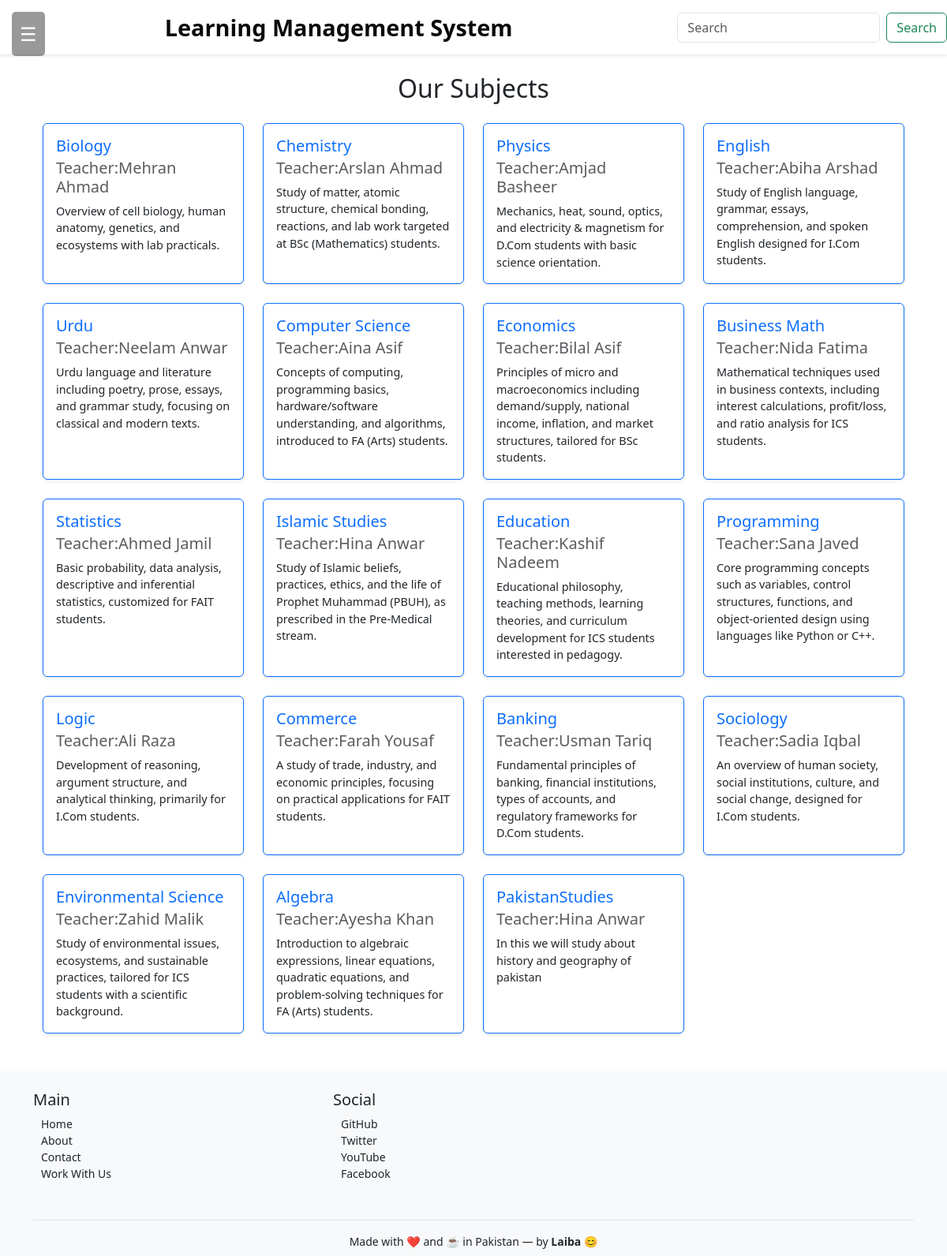
/subjects/, run on the app's committed database.
### academic_app/models.py (models this page shows, shortened)
class Subject(models.Model):
    name = models.CharField(max_length=100)
    teacher = models.ForeignKey(Teacher, on_delete=models.CASCADE)
    description = models.TextField(blank=True, null=True)

class Teacher(models.Model):
    name = models.CharField(max_length=100)
    email = models.EmailField(unique=True)
    phone = models.CharField(max_length=15, blank=True, null=True)
    joining_date = models.DateField()
    qualification = models.CharField(max_length=200, blank=True, null=True)
    departement = models.CharField(max_length=100, blank=True, null=True)
    image = models.ImageField(upload_to='course_images/', blank=True, null=True)

### academic_app/views.py (the view)
# urls.py: path('subjects/', views.SubjectsList, name='subjects'),
def SubjectsList(request):
    subjects = Subject.objects.all()
    context = {
        'subjects': subjects
    }
    return render(request, "academic_app/subjects.html", context)

### academic_app/templates/academic_app/subjects.html (shortened to what this page needs)
{% extends 'academic_app/basic.html' %}
{% block body %}
<div class="container mt-4">
  <h2 class="text-center mb-4">Our Subjects</h2>
  <div class="row row-cols-1 row-cols-sm-2 row-cols-md-3 row-cols-lg-4 g-4">
    {% for subject in subjects %}
    <div class="col">
      <div class="card shadow-sm h-100 border-primary">
        <div class="card-body">
          <h5 class="card-title text-primary">{{ subject.name }}</h5>
          <h5 class="card-subtitle mb-2 text-muted"> Teacher:{{ subject.teacher.name }}</h5>
          <p class="card-text" style="font-size: 0.9rem;">
            {{ subject.description|truncatewords:20 }}
          </p>
        </div>
      </div>
    </div>
    {% empty %}
    <p class="text-center">No subjects found.</p>
    {% endfor %}
  </div>
</div>
{% endblock %}

### academic_app/templates/academic_app/basic.html (style rules this page uses)
html, body { margin: 0; padding: 0; height: 100%; width: 100%; font-family: 'Segoe UI', Tahoma, sans-serif; }

### data on the page
Subject: name "Biology", teacher.name "Mehran Ahmad", description "Overview of cell biology, human anatomy, genetics, and ecosystems with lab practicals."
Subject: name "Chemistry", teacher.name "Arslan Ahmad", description "Study of matter, atomic structure, chemical bonding, reactions, and lab work targeted at BSc (Mathematics) students."
Subject: name "Physics", teacher.name "Amjad Basheer", description "Mechanics, heat, sound, optics, and electricity & magnetism for D.Com students with basic science orientation."
Subject: name "English", teacher.name "Abiha Arshad", description "Study of English language, grammar, essays, comprehension, and spoken English designed for I.Com students."
Subject: name "Urdu", teacher.name "Neelam Anwar", description "Urdu language and literature including poetry, prose, essays, and grammar study, focusing on classical and modern texts."
Subject: name "Computer Science", teacher.name "Aina Asif", description "Concepts of computing, programming basics, hardware/software understanding, and algorithms, introduced to FA (Arts) students."
Subject: name "Economics", teacher.name "Bilal Asif", description "Principles of micro and macroeconomics including demand/supply, national income, inflation, and market structures, tailored for BSc students."
Subject: name "Business Math", teacher.name "Nida Fatima", description "Mathematical techniques used in business contexts, including interest calculations, profit/loss, and ratio analysis for ICS students."
Subject: name "Statistics", teacher.name "Ahmed Jamil", description "Basic probability, data analysis, descriptive and inferential statistics, customized for FAIT students."
Subject: name "Islamic Studies", teacher.name "Hina Anwar", description "Study of Islamic beliefs, practices, ethics, and the life of Prophet Muhammad (PBUH), as prescribed in the Pre-Medical stream."
Subject: name "Education", teacher.name "Kashif Nadeem", description "Educational philosophy, teaching methods, learning theories, and curriculum development for ICS students interested in pedagogy."
Subject: name "Programming", teacher.name "Sana Javed", description "Core programming concepts such as variables, control structures, functions, and object-oriented design using languages like Python or C++."
Subject: name "Logic", teacher.name "Ali Raza", description "Development of reasoning, argument structure, and analytical thinking, primarily for I.Com students."
Subject: name "Commerce", teacher.name "Farah Yousaf", description "A study of trade, industry, and economic principles, focusing on practical applications for FAIT students."
Subject: name "Banking", teacher.name "Usman Tariq", description "Fundamental principles of banking, financial institutions, types of accounts, and regulatory frameworks for D.Com students."
Subject: name "Sociology", teacher.name "Sadia Iqbal", description "An overview of human society, social institutions, culture, and social change, designed for I.Com students."
Subject: name "Environmental Science", teacher.name "Zahid Malik", description "Study of environmental issues, ecosystems, and sustainable practices, tailored for ICS students with a scientific background."
Subject: name "Algebra", teacher.name "Ayesha Khan", description "Introduction to algebraic expressions, linear equations, quadratic equations, and problem-solving techniques for FA (Arts) students."
Subject: name "PakistanStudies", teacher.name "Hina Anwar", description "In this we will study about history and geography of pakistan"
